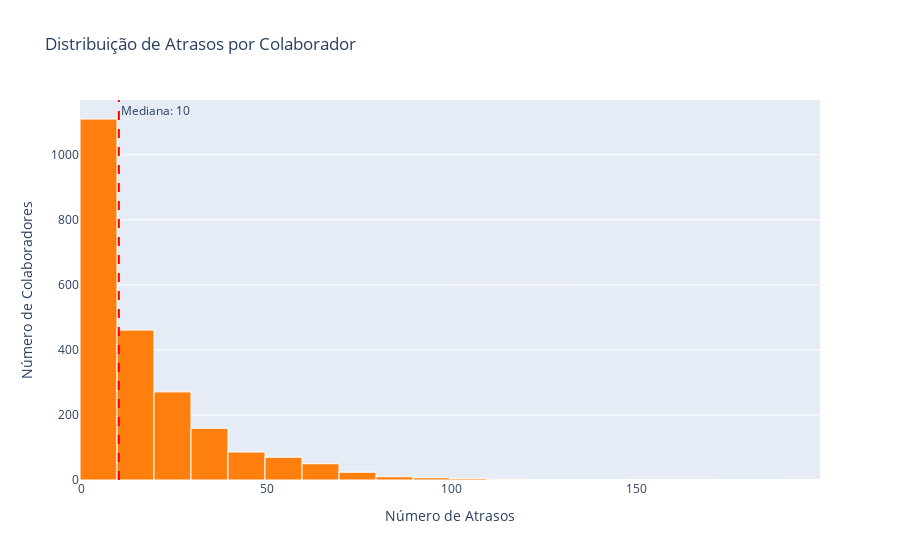
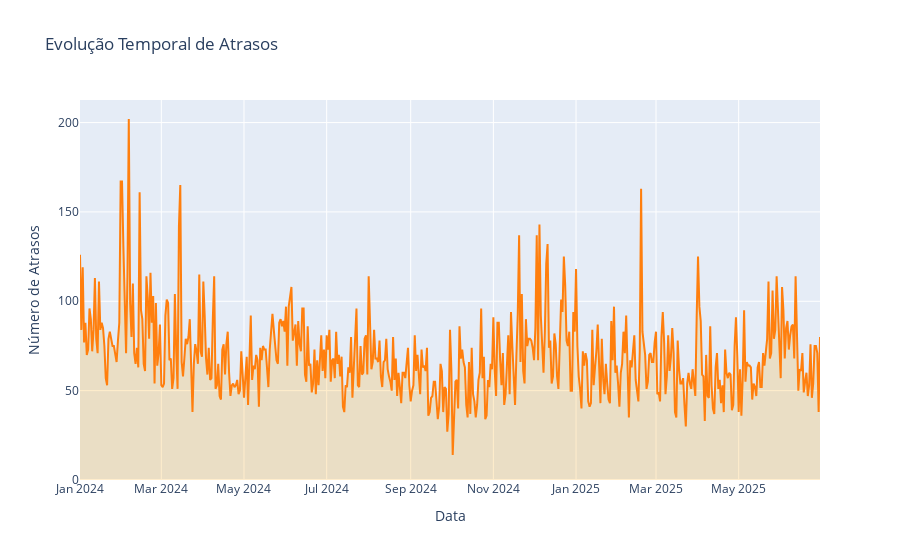
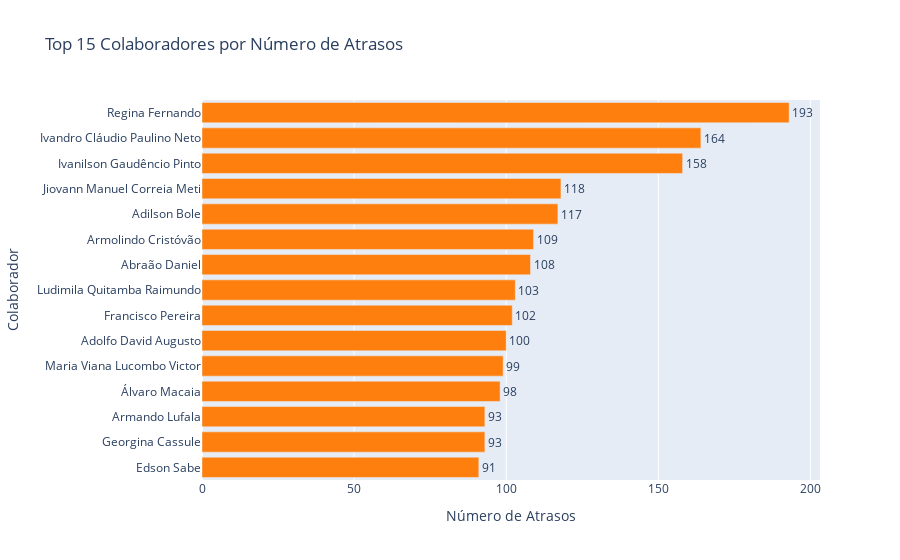

The notebook cell these images were saved under, in order:
### Markdown cell above
### 4.4: Visualizações de Atrasos

### Code cell
if len(df_atrasos_analise) > 0:
    print('\n4.4 Criando visualizações de atrasos...')
    
    # VIZ 1: Distribuição de atrasos por colaborador
    fig_atr1 = go.Figure()
    fig_atr1.add_trace(go.Histogram(
        x=atrasos_por_colab['num_atrasos'],
        nbinsx=30,
        marker_color='#ff7f0e',
        marker_line_color='white',
        marker_line_width=1
    ))
    fig_atr1.update_layout(
        title='Distribuição de Atrasos por Colaborador',
        xaxis_title='Número de Atrasos',
        yaxis_title='Número de Colaboradores',
        height=450
    )
    fig_atr1.add_vline(
        x=atrasos_por_colab['num_atrasos'].median(),
        line_dash="dash",
        line_color="red",
        annotation_text=f"Mediana: {atrasos_por_colab['num_atrasos'].median():.0f}"
    )
    fig_atr1.show()

    # VIZ 2: Evolução temporal de atrasos
    atrasos_por_data = df_atrasos_analise.groupby('Data').size().reset_index(name='num_atrasos')

    fig_atr2 = go.Figure()
    fig_atr2.add_trace(go.Scatter(
        x=atrasos_por_data['Data'],
        y=atrasos_por_data['num_atrasos'],
        mode='lines',
        line=dict(color='#ff7f0e', width=2),
        fill='tozeroy',
        fillcolor='rgba(255,165,0,0.2)'
    ))
    fig_atr2.update_layout(
        title='Evolução Temporal de Atrasos',
        xaxis_title='Data',
        yaxis_title='Número de Atrasos',
        height=450,
        hovermode='x unified'
    )
    fig_atr2.show()

    # VIZ 3: Top 15 colaboradores com mais atrasos (barras horizontais)
    top15_atrasos = atrasos_por_colab.head(15).sort_values('num_atrasos')

    fig_atr3 = go.Figure()
    fig_atr3.add_trace(go.Bar(
        y=[nome[:30] for nome in top15_atrasos['nome_colaborador']],
        x=top15_atrasos['num_atrasos'],
        orientation='h',
        marker_color='#ff7f0e',
        text=top15_atrasos['num_atrasos'].astype(int),
        textposition='outside'
    ))
    fig_atr3.update_layout(
        title='Top 15 Colaboradores por Número de Atrasos',
        xaxis_title='Número de Atrasos',
        yaxis_title='Colaborador',
        height=600,
        margin=dict(l=200)
    )
    fig_atr3.show()

    print('\n✓ Visualizações de atrasos criadas')

print('\n' + '='*70)
print('GRUPO 4 CONCLUÍDO')
print('='*70)

### Figure 1 — Plotly figure (JSON) as saved in the notebook; plotly's stock layout.template omitted (floating-point values rounded to 4 significant figures; data arrays with more than 128 entries replaced by an {"elided": "..."} marker saying what was removed)
{"data": [{"marker": {"color": "#ff7f0e", "line": {"color": "white", "width": 1}}, "nbinsx": 30, "type": "histogram", "x": {"elided": "2258 int values"}}], "layout": {"annotations": [{"showarrow": false, "text": "Mediana: 10", "x": 10, "xanchor": "left", "xref": "x", "y": 1, "yanchor": "top", "yref": "y domain"}], "autosize": true, "shapes": [{"line": {"color": "red", "dash": "dash"}, "type": "line", "x0": 10, "x1": 10, "xref": "x", "y0": 0, "y1": 1, "yref": "y domain"}], "title": {"text": "Distribuição de Atrasos por Colaborador"}, "xaxis": {"autorange": true, "range": [-0.5, 199.5], "title": {"text": "Número de Atrasos"}, "type": "linear"}, "yaxis": {"autorange": true, "range": [0, 1168.0], "title": {"text": "Número de Colaboradores"}}}}

### Figure 2 — Plotly figure (JSON) as saved in the notebook; plotly's stock layout.template omitted (floating-point values rounded to 4 significant figures; data arrays with more than 128 entries replaced by an {"elided": "..."} marker saying what was removed)
{"data": [{"fill": "tozeroy", "fillcolor": "rgba(255,165,0,0.2)", "line": {"color": "#ff7f0e", "width": 2}, "mode": "lines", "type": "scatter", "x": {"elided": "547 str values"}, "y": {"elided": "547 int values"}}], "layout": {"autosize": true, "hovermode": "x unified", "title": {"text": "Evolução Temporal de Atrasos"}, "xaxis": {"autorange": true, "range": ["2024-01-01", "2025-06-30"], "title": {"text": "Data"}, "type": "date"}, "yaxis": {"autorange": true, "range": [0, 212.6], "title": {"text": "Número de Atrasos"}, "type": "linear"}}}

### Figure 3 — Plotly figure (JSON) as saved in the notebook; plotly's stock layout.template omitted (floating-point values rounded to 4 significant figures)
{"data": [{"marker": {"color": "#ff7f0e"}, "orientation": "h", "text": [91, 93, 93, 98, 99, 100, 102, 103, 108, 109, 117, 118, 158, 164, 193], "textposition": "outside", "type": "bar", "x": [91, 93, 93, 98, 99, 100, 102, 103, 108, 109, 117, 118, 158, 164, 193], "y": ["Edson Sabe", "Georgina Cassule", "Armando Lufala", "Álvaro Macaia", "Maria Viana Lucombo Victor", "Adolfo David Augusto", "Francisco Pereira", "Ludimila Quitamba Raimundo", "Abraão Daniel", "Armolindo Cristóvão", "Adilson Bole", "Jiovann Manuel Correia Meti", "Ivanilson Gaudêncio Pinto", "Ivandro Cláudio Paulino Neto", "Regina Fernando"]}], "layout": {"autosize": true, "margin": {"l": 200}, "title": {"text": "Top 15 Colaboradores por Número de Atrasos"}, "xaxis": {"autorange": true, "range": [0, 203.2], "title": {"text": "Número de Atrasos"}, "type": "linear"}, "yaxis": {"autorange": true, "range": [-0.5, 14.5], "title": {"text": "Colaborador"}, "type": "category"}}}
